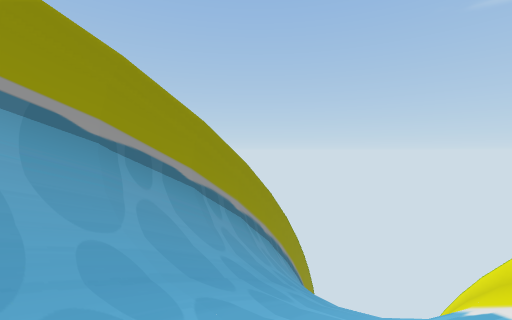
[1] (above)

14 first-person views from a walk through a Unity game level. The camera is 1.2 m above the floor, tilts 2° down and sees 90° across. The floor is counted in squares, 2 m on a side. Each view is taken from the middle of a square. On the plan, view 1 faces up. The plan holds only what a view shows up to about 9 squares ahead; the rest is blank. The place goes on beyond the plan.

[2]
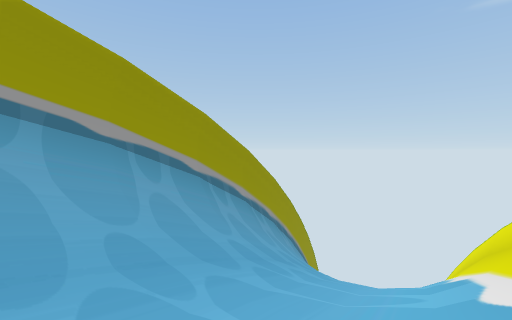

[3]
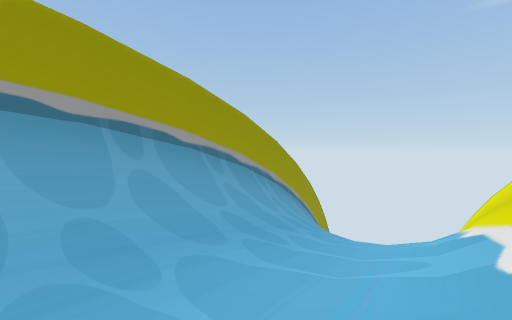

[4]
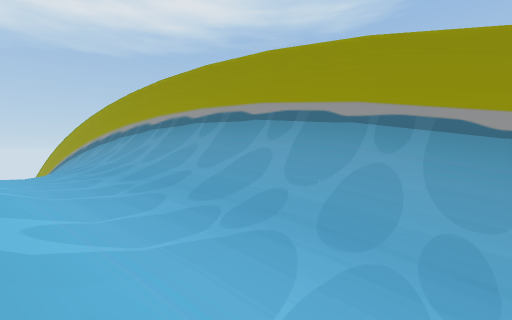

[5]
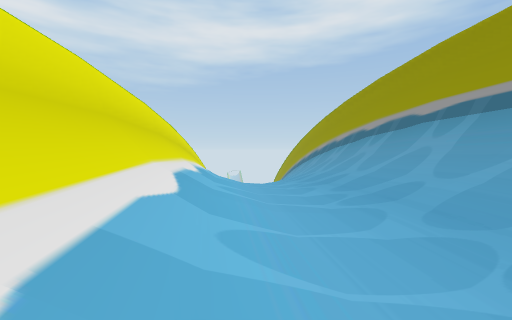

[6]
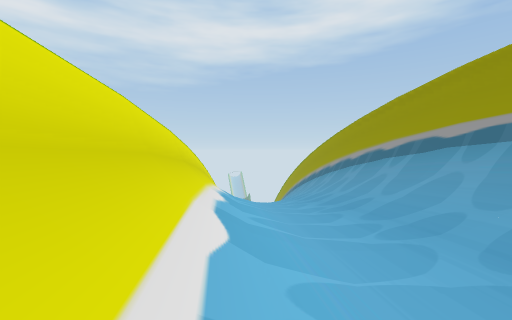

[7]
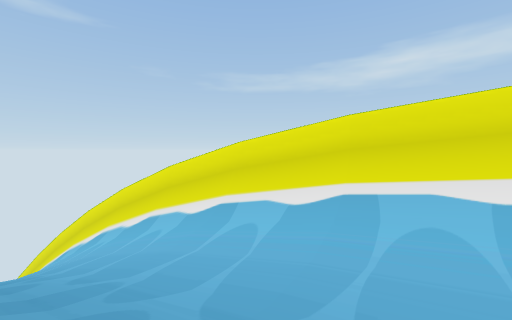

[8]
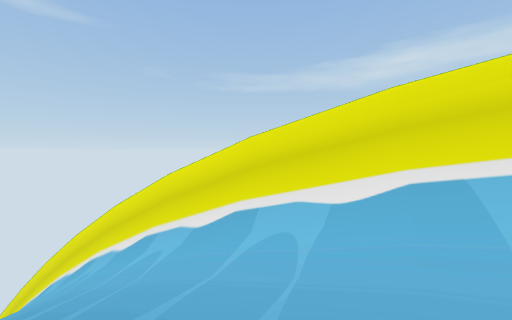

[9]
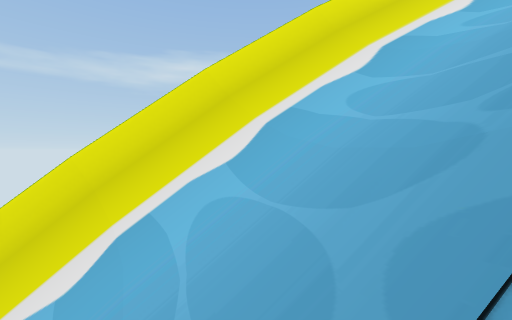

[10]
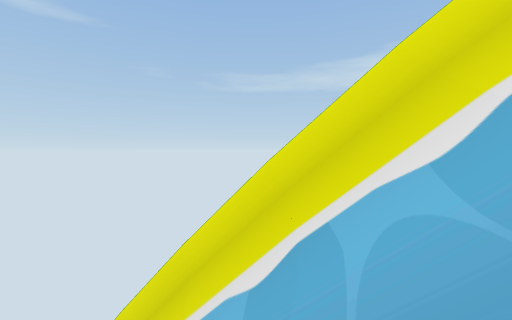

[11]
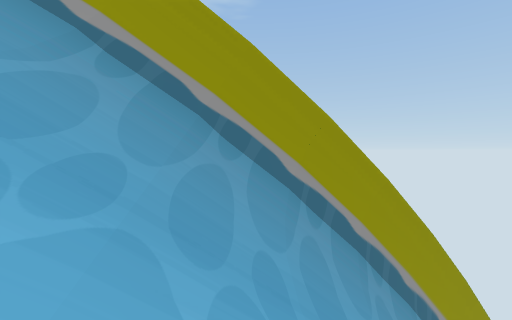

[12]
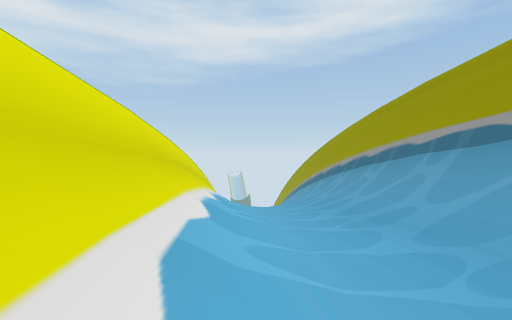

[13]
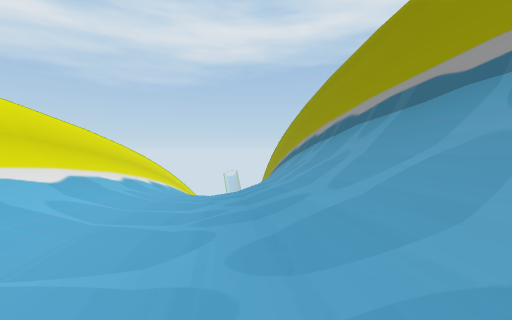

[14]
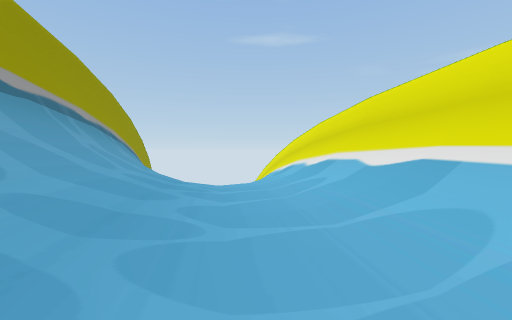

### Floor plan
Key: @ floor where view 1 was taken; # wall or solid block; . main floor; - floor 0.5 m lower than the main floor; _ floor 1 m lower than the main floor; < floor 1.25 m lower than the main floor; ( floor 1.75 m lower than the main floor; ! floor 2 m lower than the main floor; / step, stairs or slope; = window, fence, low wall or low ledge; v drop or lower ground.
Columns run from 14 left of view 1 to 8 right of it. Each row starts with its distance up from view 1.
 12                 #     v
 11                 #    vv
 10                ##   v#
  9                ##///##
  8               ##///=#
  7              ###///##
  6              #/////##
  5             ##////##
  4             #/////##
  3            ##////##
  2           ##/////#
  1          ##/////##
  0         ##=///@##
 -1         #//////##
 -2        ##//_</##
 -3       ##//-_//#
 -4       #///--/##
 -5      ##//../##
 -6     ##//../##
 -7    ##//..//#
 -8   ##///../##
 -9   #///-./##
-10  ##//_-/##
-11 ##//__//#
-12 #///<//##
-13  //((/##
-14    !/##

Where each view was taken, in squares from view 1:
view 1: 0 up, 0 right, facing up
view 2: 2 down, 1 left, facing up
view 3: 5 down, 3 left, facing up
view 4: 3 down, 1 left, facing left
view 5: 5 down, 3 left, facing down-left
view 6: 7 down, 4 left, facing down-left
view 7: 3 down, 5 left, facing right
view 8: 1 down, 3 left, facing right
view 9: 8 up, 2 right, facing down-right
view 10: 9 up, 3 right, facing right
view 11: 6 up, 4 right, facing up-left
view 12: 8 down, 5 left, facing down-left
view 13: 6 down, 6 left, facing down-left
view 14: 8 down, 7 left, facing up-right
